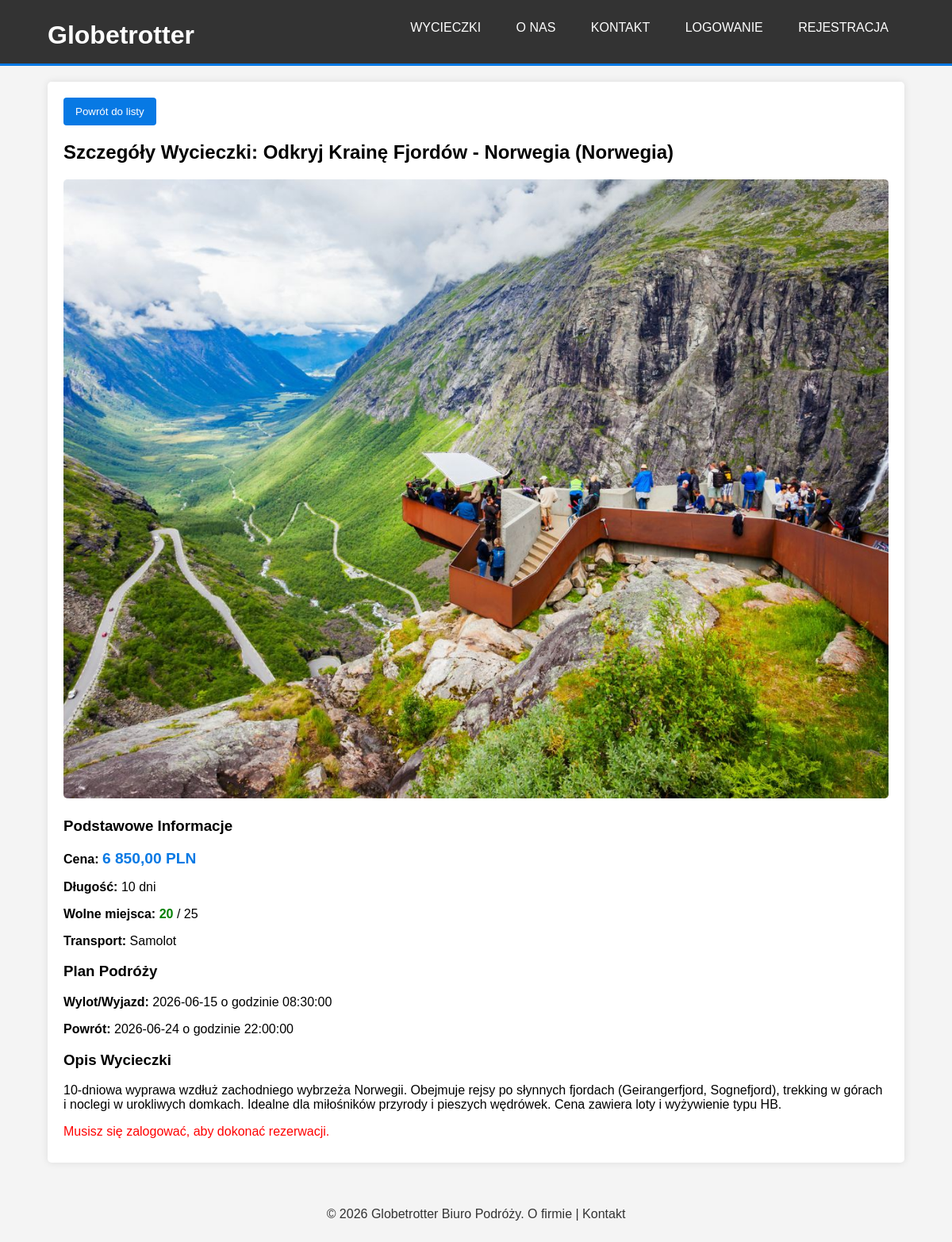
The page /tour_details.php?id=1 on the database its author committed.
### tables this page shows
CREATE TABLE `tours` (
  `id` int(11) NOT NULL,
  `title` varchar(255) NOT NULL,
  `country` varchar(100) NOT NULL,
  `description` text DEFAULT NULL,
  `price` decimal(10,2) NOT NULL,
  `start_date` date NOT NULL,
  `end_date` date DEFAULT NULL,
  `duration_days` int(11) NOT NULL,
  `departure_time` time DEFAULT NULL,
  `return_time` time DEFAULT NULL,
  `transport_type` varchar(50) NOT NULL,
  `max_slots` int(11) NOT NULL,
  `image_url` varchar(255) DEFAULT NULL,
  `created_at` timestamp NOT NULL DEFAULT current_timestamp()
);

### classes/Baza.php (called while the page is built, shortened)
<?php
class Baza {
    private $mysqli;
    public function __construct($serwer, $user, $pass, $baza) {
        $this->mysqli = new mysqli($serwer, $user, $pass, $baza);
        $this->mysqli->set_charset("utf8");
    }
    public function select($sql) {
        $result_array = [];
        if ($result = $this->mysqli->query($sql)) {
            while ($row = $result->fetch_assoc()) {
                $result_array[] = $row;
            }
        }
        return $result_array;
    }
}
?>

### classes/Tour.php (called while the page is built, shortened)
<?php
class Tour {
    private $db;
    public function __construct($db_instance) {
        $this->db = $db_instance;
    }
    public function getTourById($id) {
        $id = filter_var($id, FILTER_VALIDATE_INT);
        $sql = "SELECT * FROM tours WHERE id=$id";
        $result = $this->db->select($sql);
        return count($result) > 0 ? $result[0] : false;
    }
    public function getAvailableSlots($tour_id) {
        $tour_id = filter_var($tour_id, FILTER_VALIDATE_INT);
        $sql_total = "SELECT max_slots FROM tours WHERE id = $tour_id";
        $total = $this->db->select($sql_total);
        $max = $total[0]['max_slots'];
        $sql_reserved = "SELECT SUM(reserved_slots) as reserved FROM reservations WHERE tour_id = $tour_id";
        $reserved_res = $this->db->select($sql_reserved);
        $reserved = $reserved_res[0]['reserved'] ?? 0;
        return $max - $reserved;
    }
}
?>

### classes/User.php (called while the page is built, shortened)
<?php
class User {
    public function is_logged_in() {
        return isset($_SESSION['user_id']);
    }
}
?>

### tour_details.php (the view, shortened to what this page needs)
<?php
require_once 'classes/Baza.php';
require_once 'classes/User.php';
require_once 'classes/Tour.php';
$db = new Baza(DB_SERVER, DB_USER, DB_PASS, DB_NAME);
$user = new User($db);
$tour_manager = new Tour($db);
$tour_id = filter_input(INPUT_GET, 'id', FILTER_VALIDATE_INT);
$tour = $tour_manager->getTourById($tour_id);
$available_slots = $tour_manager->getAvailableSlots($tour_id);
include 'includes/header.php';
?>
<div class="content-box">
    <a href="index.php"><input type="submit" value="Powrót do listy"></a>
    <h2>Szczegóły Wycieczki: <?= htmlspecialchars($tour['title']) ?> (<?= htmlspecialchars($tour['country']) ?>)</h2>
    <div style="text-align: center; margin-bottom: 20px;">
        <img src="<?= htmlspecialchars($tour['image_url'] ?: 'images/placeholder.jpg') ?>"
             alt="Zdjęcie wycieczki"
             style="max-width: 100%; height: auto; border-radius: 5px;">
    </div>
    <div>
        <h3>Podstawowe Informacje</h3>
        <p><strong>Cena:</strong> <span style="font-size: 1.2em; color: #0779e4; font-weight: bold;"><?= number_format($tour['price'], 2, ',', ' ') ?> PLN</span></p>
        <p><strong>Długość:</strong> <?= htmlspecialchars($tour['duration_days']) ?> dni</p>
        <p><strong>Wolne miejsca:</strong> <span style="font-weight: bold; color: <?= $available_slots > 0 ? 'green' : 'red' ?>;"><?= $available_slots ?></span> / <?= htmlspecialchars($tour['max_slots']) ?></p>
        <p><strong>Transport:</strong> <?= htmlspecialchars($tour['transport_type']) ?></p>
        <h3>Plan Podróży</h3>
        <p><strong>Wylot/Wyjazd:</strong> <?= htmlspecialchars($tour['start_date']) ?> o godzinie <?= htmlspecialchars($tour['departure_time']) ?></p>
        <p><strong>Powrót:</strong> <?= htmlspecialchars($tour['end_date']) ?> o godzinie  <?= htmlspecialchars($tour['return_time']) ?></p>
        <h3>Opis Wycieczki</h3>
        <p><?= nl2br(htmlspecialchars($tour['description'])) ?></p>
    </div>
    <?php if ($user->is_logged_in()): ?>
        <h3>Dodaj do Koszyka (Rezerwuj)</h3>
        <?php if ($available_slots > 0): ?>
            <form action="tour_details.php?id=<?= $tour['id'] ?>" method="POST">
                <label for="slots">Liczba miejsc (1-<?= $available_slots ?>):</label>
                <input type="number" id="slots" name="slots" min="1" max="<?= $available_slots ?>" value="1" required>
                <input type="submit" value="Rezerwuj i dodaj do koszyka">
            </form>
        <?php else: ?>
             <p class='alert-error'>Brak wolnych miejsc na tę wycieczkę.</p>
        <?php endif; ?>
    <?php else: ?>
        <p class='alert-error'>Musisz się <a href="login.php">zalogować</a>, aby dokonać rezerwacji.</p>
    <?php endif; ?>
</div>
<?php include 'includes/footer.php'; ?>

### css/style.css (style rules this page uses)
body { font-family: Arial, sans-serif; margin: 0; padding: 0; background-color: #f4f4f4; }
.content-box { background: white; padding: 20px; margin-top: 20px; border-radius: 5px; box-shadow: 0 0 10px rgba(0,0,0,0.1); }
.alert-error { color: red; margin: 10px 0; }
button, input[type="submit"] { background-color: #0779e4; color: white; padding: 10px 15px; border: none; cursor: pointer; border-radius: 4px; }
a { text-decoration: none; color: inherit; }

### rows shown on the page
tours: title "Odkryj Krainę Fjordów - Norwegia", country "Norwegia", image_url (picture), price "6 850,00", duration_days "10", max_slots "25", transport_type "Samolot", start_date "2026-06-15", departure_time "08:30:00", end_date "2026-06-24", return_time "22:00:00", description "10-dniowa wyprawa wzdłuż zachodniego wybrzeża Norwegii. Obejmuje rejsy po słynnych fjordach (Geirangerfjord, Sognefjord), trekking w górach i noclegi w urokliwych domkach. Idealne dla miłośników przyrody i pieszych wędrówek. Cena zawiera loty i wyżywienie typu HB."

### other values the page prints
$available_slots "20"
